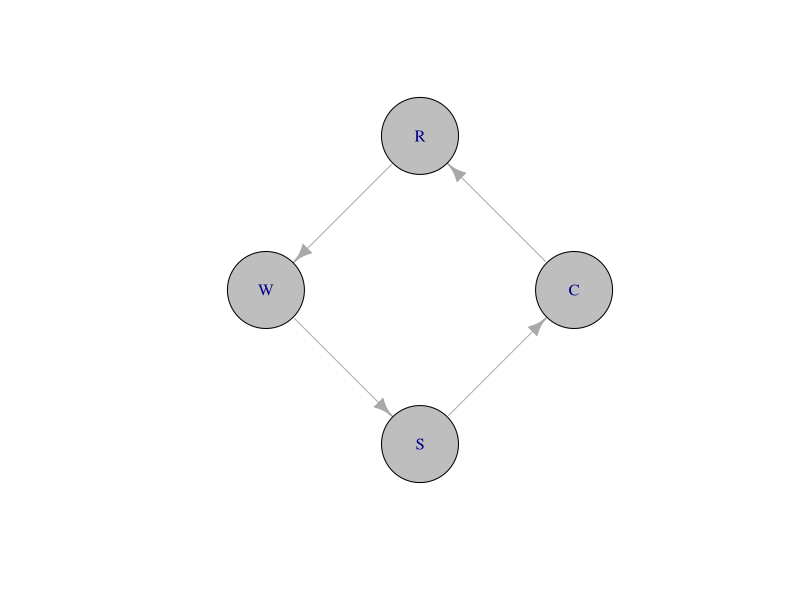
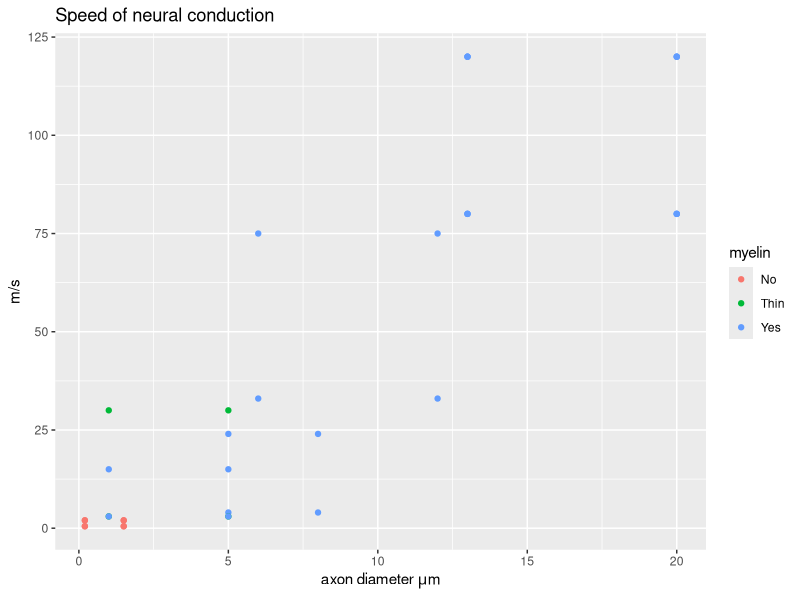
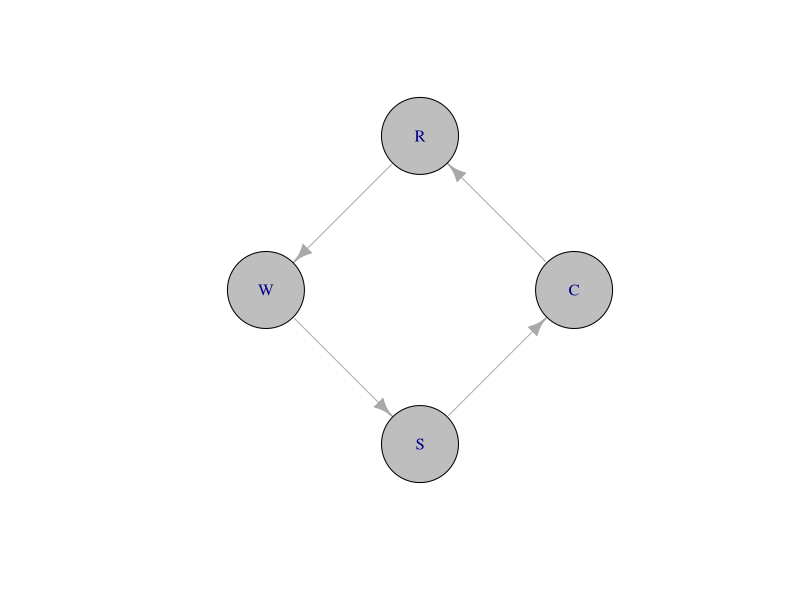

Generate these figures, in order, with R:
## ---- chunk 1
library(igraph)
el <- rbind(c("C","R"), c("R","W"), c("W","S"), c("S","C"))
g <- graph_from_edgelist(el)
g$layout <- layout_in_circle
plot(g, vertex.size=50, vertex.color="gray")
## ---- chunk 2
library(ggplot2)
library(tidyverse)
nerve <-read.csv('csv/nerve-conduction.csv')
nerve <- nerve %>%
  gather(key="diameter_stat", value="diameter", diameter_min, diameter_max) %>%
  gather(key='speed_stat', value = 'speed', conduction_min, conduction_max)
nerve %>% 
  ggplot(.) +
  aes(x = diameter, y = speed, color = myelin) +
  geom_point() +
  ylab('m/s') +
  xlab(bquote("axon diameter" ~ mu*m)) +
  ggtitle('Speed of neural conduction')
## ---- chunk 3
plot(g, vertex.size=50, vertex.color="gray")
## ---- chunk 4
sessionInfo()
